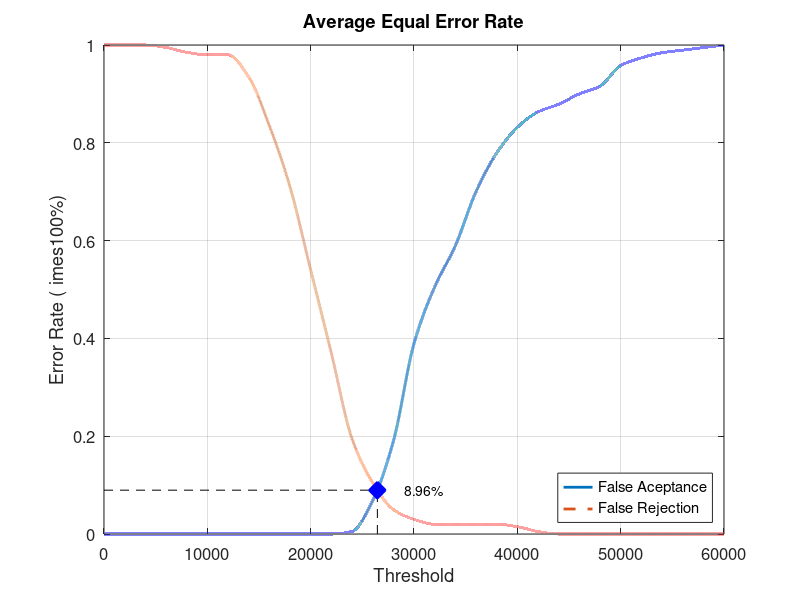
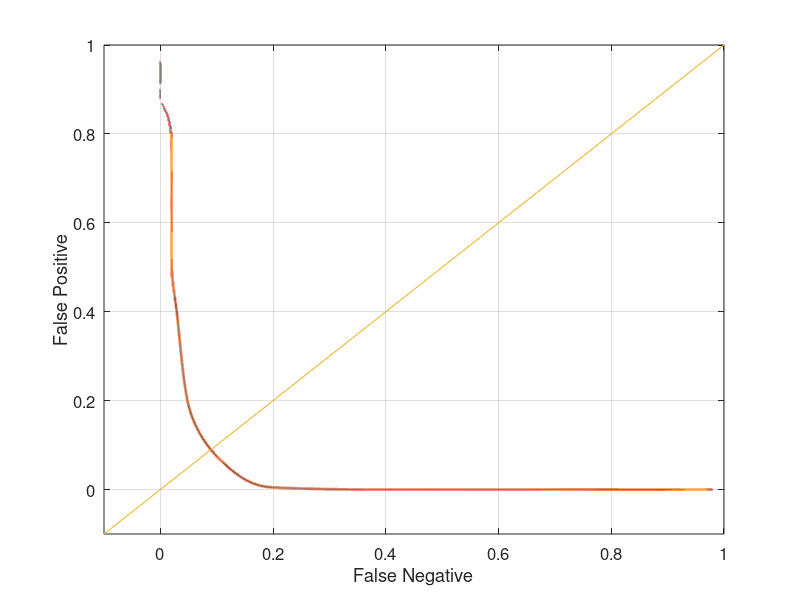

Reproduce these figures in MATLAB, in order.
close all;
clear;
clc;
x = 0:2000:60000;
xq = 0:0.5:60000;

y0 = [0 0 0 0 0 0 0 0 0 0 0 0 0.00526316 0.0684211 0.189474 0.389474 0.505263 0.589474 0.7 0.778947 0.831579 0.863158 0.878947 0.9 0.915789 0.957895 0.973684 0.984211 0.989474 0.994737 1]
yy0 = interp1(x, y0, xq, 'pchip');
y1 = [1 1 1 0.995 0.985 0.98 0.98 0.935 0.835 0.71 0.54 0.37 0.195 0.105 0.05 0.03 0.02 0.02 0.02 0.02 0.015 0.005 0 0 0 0 0 0 0 0 0]
yy1 = interp1(x, y1, xq, 'pchip');

% Calculating EER: 
y2 = abs(y0 - y1);
find(y2 == min(y2))
yy2 = abs(yy0 - yy1);
xEER = find(yy2 == min(yy2));
xEERIndex = xq(xEER) % X-axis EER
yEER = yy0(xEER) % Y-axis EER

main = figure
plot(xq, yy0,'-','LineWidth', 2);	hold on
plot(xq, yy1,'--','LineWidth', 2);	hold on
plot([xEERIndex xEERIndex], [0 yEER], 'k--');	hold on
plot([0 xEERIndex], [yEER yEER], 'k--');	hold on
plot(xEERIndex, yEER, 'bx', 'LineWidth', 10);	hold on
text(xEERIndex + 10 * xEERIndex / 100, yEER, [num2str(round((10000 * yEER)) / 100) '%'])
legend('False Aceptance', 'False Rejection', 'Location', 'SouthEast')
xlabel('Threshold')
ylabel('Error Rate (	imes100%)')
title('Average Equal Error Rate')
set(gca, 'FontSize', 12)
axis([0 60000 0 1])
grid on

print(main, 'Database4_4Main', '-dpng');
FNRxFPR = figure('Color', [1 1 1]);
plot(yy1, yy0, '-', yy1, yy0, 'LineWidth', 2);
hold on
y = -0.1:0.1:1
plot(y, y); 
set(gca, 'FontSize', 12)
xlabel('False Negative')
ylabel('False Positive')
axis([-0.1 1 -0.1 1])
set(gca, 'FontSize', 12)
grid on

print(FNRxFPR, 'Database4_4FNRxFPR','-dpng');
